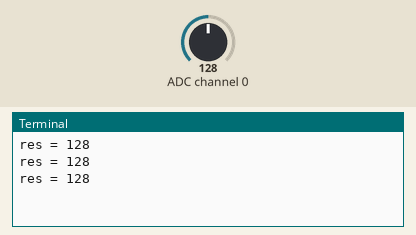
Recording of a program running on a simulated Raspberry Pi (header pin numbers). Shown: the last lines printed to the terminal. The inputs (shaded band) are chosen by the test bench; at power-on: ADC channel 0 = 128 (analog values on the 0–255 scale).

Above: at 1.2 s.
1.3 s: ADC channel 0 set to 178
At 1.86 s:
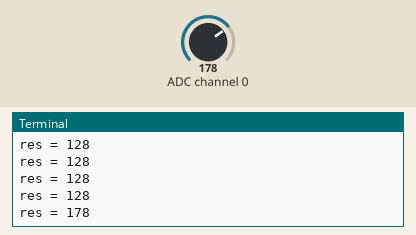
2.8 s: ADC channel 0 set to 224
At 3.07 s:
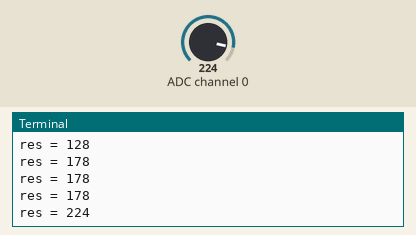
Timing chart, 0 to 5.8 s (numbered marks = the images above; inputs shaded):
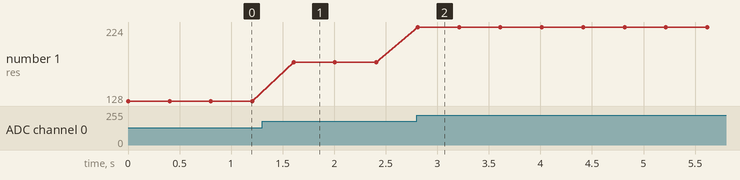

Measured:
- after the input at 1.3 s, the terminal: prints a new line after 0.31 s (image 1)
- after the input at 2.8 s, the terminal: prints a new line at once (image 2)
- plotted number 1: 128 → 178 after the input at 1.3 s, 178 → 224 after the input at 2.8 s

The program:

ADC0832.py
```python
#!/usr/bin/env python
#-----------------------------------------------------------
# File name     : ADC0832.py
# Company       : SunRobotics Technologies
# Website       : www.sunrobotics.co.in
# E-mail        : support@sunrobotics.co.in(For Any Query)
#-----------------------------------------------------------
import RPi.GPIO as GPIO
import time

ADC_CS  = 11
ADC_CLK = 12
ADC_DIO = 13

def setup():
	GPIO.setwarnings(False)
	GPIO.setmode(GPIO.BOARD)    #Number GPIOs by its physical location
	GPIO.setup(ADC_CS, GPIO.OUT)
	GPIO.setup(ADC_CLK, GPIO.OUT)

def destroy():
	GPIO.cleanup()

def getResult():     # get ADC result
	GPIO.setup(ADC_DIO, GPIO.OUT)
	GPIO.output(ADC_CS, 0)

	GPIO.output(ADC_CLK, 0)
	GPIO.output(ADC_DIO, 1);  time.sleep(0.000002)
	GPIO.output(ADC_CLK, 1);  time.sleep(0.000002)
	GPIO.output(ADC_CLK, 0)

	GPIO.output(ADC_DIO, 1);  time.sleep(0.000002)
	GPIO.output(ADC_CLK, 1);  time.sleep(0.000002)
	GPIO.output(ADC_CLK, 0)

	GPIO.output(ADC_DIO, 0);  time.sleep(0.000002)

	GPIO.output(ADC_CLK, 1)
	GPIO.output(ADC_DIO, 1);  time.sleep(0.000002)
	GPIO.output(ADC_CLK, 0)
	GPIO.output(ADC_DIO, 1);  time.sleep(0.000002)

	dat1 = 0
	for i in range(0, 8):
		GPIO.output(ADC_CLK, 1);  time.sleep(0.000002)
		GPIO.output(ADC_CLK, 0);  time.sleep(0.000002)
		GPIO.setup(ADC_DIO, GPIO.IN)
		dat1 = dat1 << 1 | GPIO.input(ADC_DIO)  # or ?

	dat2 = 0
	for i in range(0, 8):
		dat2 = dat2 | GPIO.input(ADC_DIO) << i
		GPIO.output(ADC_CLK, 1);  time.sleep(0.000002)
		GPIO.output(ADC_CLK, 0);  time.sleep(0.000002)

	GPIO.output(ADC_CS, 1)
	GPIO.setup(ADC_DIO, GPIO.OUT)

	if dat1 == dat2:
		return dat1
	else:
		return 0

def loop():
	while True:
		res = getResult()
		print 'res = %d' % res
		time.sleep(0.4)

if __name__ == '__main__':
	setup()
	try:
		loop()
	except KeyboardInterrupt:
		destroy()
```
